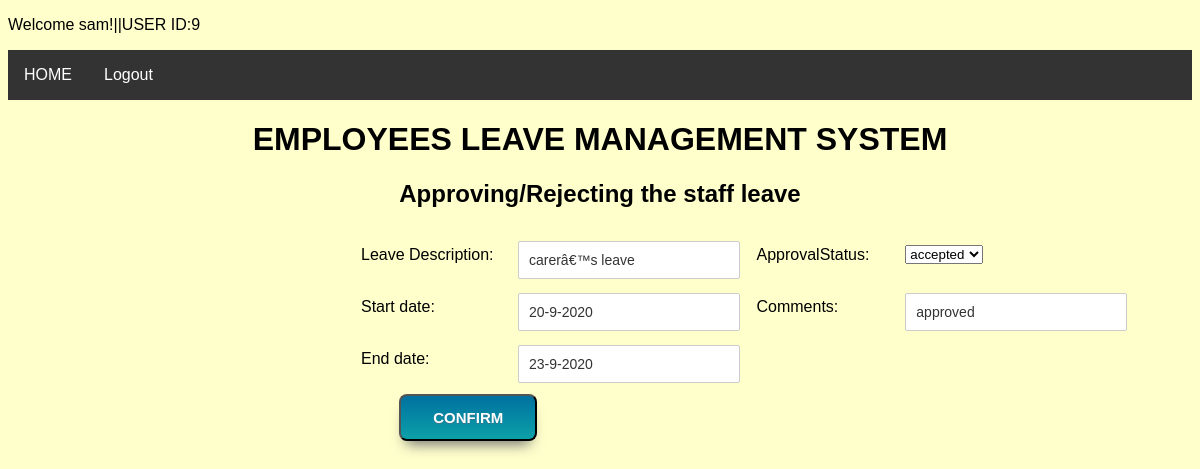
The page /approvingleave.php?LeaveID=7 (signed in) on the database as committed earlier.
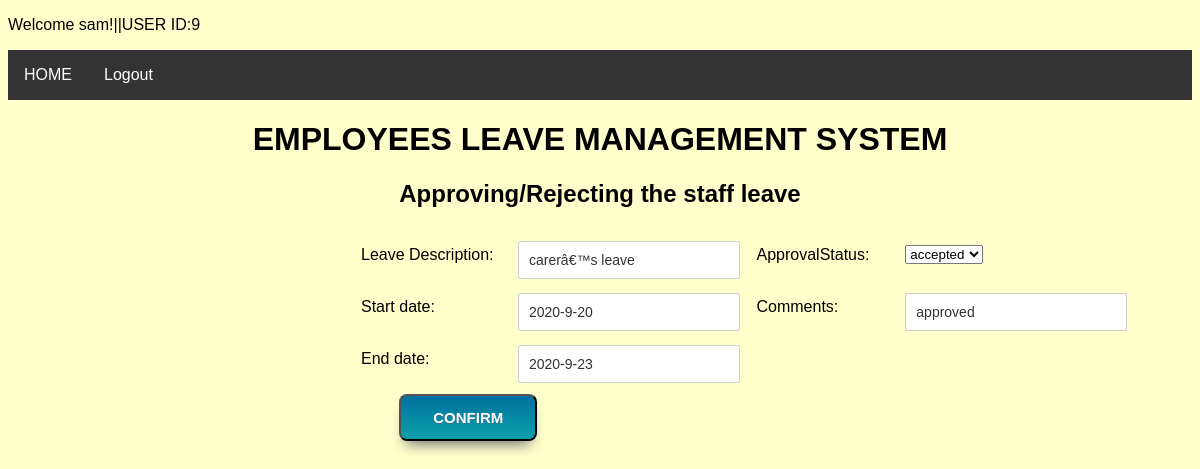
The same page on the database as committed later.
### tables this page shows
CREATE TABLE IF NOT EXISTS `leaveapplications` (
  `LeaveID` int(11) NOT NULL AUTO_INCREMENT,
  `Description` varchar(100) NOT NULL,
  `Startdate` varchar(40) NOT NULL,
  `Enddate` varchar(40) NOT NULL,
  `ApprovalStatus` varchar(40) NOT NULL,
  `Comments` varchar(40) NOT NULL,
  `Fullname` varchar(40) NOT NULL,
  `UserID` int(11) NOT NULL,
  PRIMARY KEY (`LeaveID`),
  KEY `UserID` (`UserID`)
);

### approvingleave.php (the view, shortened to what this page needs)
<?php
include_once("db.php");
?>
<?php
$LeaveID = $_GET['LeaveID'];
$result = mysqli_query($con, "SELECT L.Description,L.Startdate,L.Enddate,L.ApprovalStatus,L.Comments,L.Fullname,L.UserID,U.UserID,U.LeaveBalance FROM LEAVEAPPLICATIONS L, users U WHERE L.LeaveID=$LeaveID AND L.UserID=U.UserID ");
while($res = mysqli_fetch_array($result))
{
    $Description = $res['Description'];
    $Startdate = $res['Startdate'];
    $Enddate = $res['Enddate'];
	$ApprovalStatus = $res['ApprovalStatus'];
    $Comments = $res['Comments'];
	 $LeaveBalance=$res['LeaveBalance'];
	 $UserID=$res['UserID'];
}
?>
<!DOCTYPE html>
<html>
<head>
<link href="style.css" rel="stylesheet">
</head>
<body>
<p align="left">Welcome <?php echo $_SESSION['Usernames']; ?>!||USER ID:<?php echo $_SESSION['UserID']; ?></p>
<ul>
  <li><a href="managers.php">HOME</a></li>
  <li><a href="logout.php">Logout</a></li>
</ul>
<div>
<h1 align="center">EMPLOYEES LEAVE  MANAGEMENT SYSTEM</h1>
<h2 align="center">Approving/Rejecting the staff leave </h2>
<div id="form" style="padding-left:350px">
<form action="approvingleave.php" method="post" name="form1">
        <table width="99%" border="0">
            <tr>
                <td width="19%">Leave Description:</td>
              <td width="29%"><input type="text" value="<?php echo $Description;?>" name="Description" required/></td>
				                <td width="18%">ApprovalStatus:</td>
              <td width="34%">
			  <select name="ApprovalStatus">
				<option value="<?php echo $ApprovalStatus;?>"><?php echo $ApprovalStatus;?></option>
			  </select>
			  </td>
            </tr>
            <tr>
                <td>Start date:</td>
                <td><input type="text" value="<?php echo $Startdate;?>" name="Startdate" required></td>
				<td>Comments:</td>
                <td><input type="text" value="<?php echo $Comments;?>" name="Comments" required/></td>
            </tr>
            <tr>
                <td>End date:</td>
                <td><input type="text" value="<?php echo $Enddate;?>"  name="Enddate" required/></td>
		                <td>&nbsp;</td>
                        <td></td>
            </tr>
			<tr>
            <td><input type="submit" name="update" value="CONFIRM">&nbsp;</td>
                <td><input type="hidden" value=<?php echo $_GET['LeaveID'];?> name="LeaveID" ></td>
				 <td><input type="hidden" value="<?php echo $UserID;?>" name="UserID" ></td>
                 <td><input type="hidden" value="<?php echo $LeaveBalance;?>" name="LeaveBalance" ></td>
            </tr>
    </table>
  </form>
  </div>
</div>
</body>
</html>

Rows that differ between the two databases and show on the page:
changed leaveapplications "carerâ€™s leave": Startdate "20-9-2020" → "2020-9-20"; Enddate "23-9-2020" → "2020-9-23"
